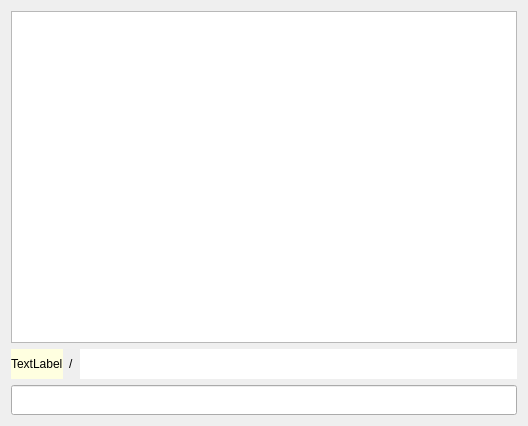
<?xml version="1.0" encoding="UTF-8"?>
<ui version="4.0">
 <class>tabview</class>
 <widget class="QWidget" name="tabview">
  <property name="geometry">
   <rect>
    <x>0</x>
    <y>0</y>
    <width>528</width>
    <height>426</height>
   </rect>
  </property>
  <property name="windowTitle">
   <string>Form</string>
  </property>
  <layout class="QVBoxLayout" name="verticalLayout" stretch="1,0,0">
   <item>
    <widget class="FMListView" name="dirList">
     <property name="styleSheet">
      <string notr="true"/>
     </property>
    </widget>
   </item>
   <item>
    <layout class="QHBoxLayout" name="horizontalLayout" stretch="0,1">
     <item>
      <widget class="QFrame" name="frame_guide">
       <layout class="QHBoxLayout" name="horizontalLayout_guide" stretch="1">
        <property name="leftMargin">
         <number>0</number>
        </property>
        <property name="topMargin">
         <number>0</number>
        </property>
        <property name="rightMargin">
         <number>0</number>
        </property>
        <property name="bottomMargin">
         <number>0</number>
        </property>
        <item>
         <widget class="QLabel" name="label_guide">
          <property name="minimumSize">
           <size>
            <width>0</width>
            <height>30</height>
           </size>
          </property>
          <property name="styleSheet">
           <string notr="true">background-color:lightyellow;
color:black;</string>
          </property>
          <property name="text">
           <string>TextLabel</string>
          </property>
         </widget>
        </item>
       </layout>
      </widget>
     </item>
     <item>
      <widget class="QFrame" name="frame_filename">
       <layout class="QHBoxLayout" name="horizontalLayout_filename" stretch="0,0">
        <property name="leftMargin">
         <number>0</number>
        </property>
        <property name="topMargin">
         <number>0</number>
        </property>
        <property name="rightMargin">
         <number>0</number>
        </property>
        <property name="bottomMargin">
         <number>0</number>
        </property>
        <item>
         <widget class="QLabel" name="label">
          <property name="minimumSize">
           <size>
            <width>0</width>
            <height>30</height>
           </size>
          </property>
          <property name="text">
           <string>/</string>
          </property>
         </widget>
        </item>
        <item>
         <widget class="QLineEdit" name="lineEdit_filename">
          <property name="sizePolicy">
           <sizepolicy hsizetype="Expanding" vsizetype="Expanding">
            <horstretch>0</horstretch>
            <verstretch>0</verstretch>
           </sizepolicy>
          </property>
          <property name="minimumSize">
           <size>
            <width>0</width>
            <height>30</height>
           </size>
          </property>
          <property name="styleSheet">
           <string notr="true">color:black;
border:0px;</string>
          </property>
         </widget>
        </item>
       </layout>
      </widget>
     </item>
    </layout>
   </item>
   <item>
    <widget class="QLineEdit" name="pathEdit">
     <property name="minimumSize">
      <size>
       <width>0</width>
       <height>30</height>
      </size>
     </property>
     <property name="readOnly">
      <bool>true</bool>
     </property>
    </widget>
   </item>
  </layout>
  <zorder>dirList</zorder>
  <zorder>splitter</zorder>
  <zorder>pathEdit</zorder>
  <zorder>label_guide</zorder>
  <zorder>label</zorder>
  <zorder>lineEdit_filename</zorder>
  <zorder>label_4</zorder>
  <zorder>frame_filename</zorder>
  <zorder>frame_guide</zorder>
 </widget>
 <customwidgets>
  <customwidget>
   <class>FMListView</class>
   <extends>QTableView</extends>
   <header location="global">fmlistview.h</header>
  </customwidget>
 </customwidgets>
 <resources/>
 <connections/>
</ui>
